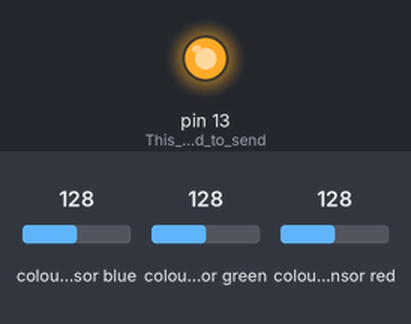
Bench run of a sketch on a simulated Arduino Uno, built with avr-gcc and run on an emulated ATmega328P. Parts: output pins drawn as LEDs (lit = HIGH). Wiring (inferred from the names in the program): TCS3200 colour sensor: output pin 9; S2 pin 12; S3 pin 7; S0 pin 4; S1 pin 2. The test bench sets the inputs (shaded band); at power-on: colour sensor blue 128, colour sensor green 128, colour sensor red 128. Pins used as bus, display or sensor lines are not drawn; what the sketch prints to the serial monitor is not drawn.

Above: at 0.05 s.
Timing chart, 0 to 3.0 s (numbered marks = the images above):
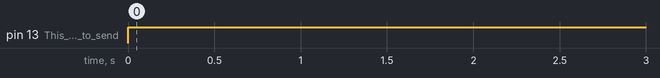

Measured:
- by itself, pin 13 (This_one_is_used_to_send): LOW → HIGH at 0.00 s

The sketch:

tcs3200-lightsensor.ino
```cpp
// This code is to test out the effectiveness of the TCS3200 light sensors by their difference in frequency readings between the
// white floor and the black hockey tape. At the end, we decided to only allow cracks since there was little time left.

#define S0 4
#define S1 2
#define S2 12
#define S3 7

#define sensorOut 5  // Difference Boundary - 50 (HockeyTape), Right Most
#define sensorOut2 6 //  Difference Boundary - 50 (HockeyTape),
#define sensorOut3 9 //  Difference Boundary - 25 (HockeyTape), Center
#define sensorOut4 3 //  Difference Boundary - 40 (HockeyTape),
#define sensorOut5 11 // Difference Boundary - 50 (HockeyTape), Left Most

int frequency = 0;
int frequency_l = 0;
int frequency_r = 0;

void setup() {
  pinMode(S0, OUTPUT); // Setting 4 pinout puts to power the sensors.
  pinMode(S1, OUTPUT);
  pinMode(S2, OUTPUT);
  pinMode(S3, OUTPUT);
  pinMode(sensorOut, INPUT); // 5 pin inputs on the Arduino to get the readings for detecting cracks and holes.
  pinMode(sensorOut2, INPUT);
  pinMode(sensorOut3, INPUT);
  pinMode(sensorOut4, INPUT);
  pinMode(sensorOut5, INPUT);
  pinMode(13,OUTPUT); // This one is used to send a message to an Arduino letting them know it was a hole.

  // Setting frequency-scaling to 20%.
  digitalWrite(S0,HIGH);
  digitalWrite(S1,LOW);

  // Reading on the serial monitor.
  Serial.begin(9600);
}
void loop() {
  // Setting red filtered photodiodes with S0 to S3.
  digitalWrite(S2,LOW);
  digitalWrite(S3,LOW);

  // Getting the light frequecy read by the middle sensor.
  frequency = pulseIn(sensorOut3, LOW);
  delayMicroseconds(50);
  Serial.println(frequency);

  // Gets port 13 to send a signal for the hole for the arm to start operating.
  if (frequency > 8){
    frequency = pulseIn(sensorOut3, LOW);
    delayMicroseconds(50);
    Serial.println(frequency);
     if (frequency > 8){
        digitalWrite(13,HIGH); // Send Signal for Hole.
        delay(2000);
        digitalWrite(13,LOW);
     }
  }
}
```
